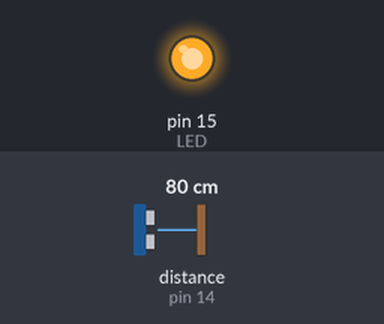
Simulated run of this sketch. Board: Arduino Uno, built with avr-gcc and run on an emulated ATmega328P. Shown: output pins drawn as LEDs (lit = HIGH). Wiring (inferred from the names in the program): ultrasonic range finder: trigger pin 13; echo pin 14. Inputs (shaded band) come from the test bench; at power-on: distance to the obstacle (sensor on pin 14) 80 cm. The echo pulse lasts 58.3 µs per cm; pins used as bus, display or sensor lines are not drawn; what the sketch prints to the serial monitor is not drawn.

Above: at 0.1 s.
Timing chart, 0 to 1.6 s (numbered marks = the images above):
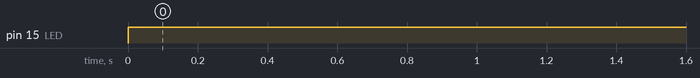

The sketch:

17_ultrasonico.ino
```cpp
#define TRG 13
#define ECHO 14
#define LED 15
#define MAX_DIST 700 // cm

float distancia = 0.0;
float timeOut = MAX_DIST * 60;
int volSonido = 340;

int valorLed = 0;

void setup() {
  // put your setup code here, to run once:
  Serial.begin(115200);
  pinMode(TRG,OUTPUT);
  pinMode(ECHO, INPUT);
  pinMode(LED, OUTPUT);

}

void loop() {
  // put your main code here, to run repeatedly:
  distancia = getSonar();
  Serial.println("Distance: "+String(distancia)+"cm");

  valorLed = map(distancia,0,300,0,255);

  analogWrite(LED, 255 - valorLed);
  delay(500);

}

float getSonar() {
  unsigned long int pingTime;
  float dist = 0.0;
  digitalWrite(TRG, HIGH);
  delayMicroseconds(10);
  digitalWrite(TRG, LOW);
  pingTime = pulseIn(ECHO, HIGH, timeOut);
  Serial.println("Ping Time : "+String(pingTime));
  dist = (float)pingTime * volSonido / 2 / 10000;
  return dist;
}
```

Measured:
- by itself, pin 15 (LED): LOW → HIGH at 0.00 s
